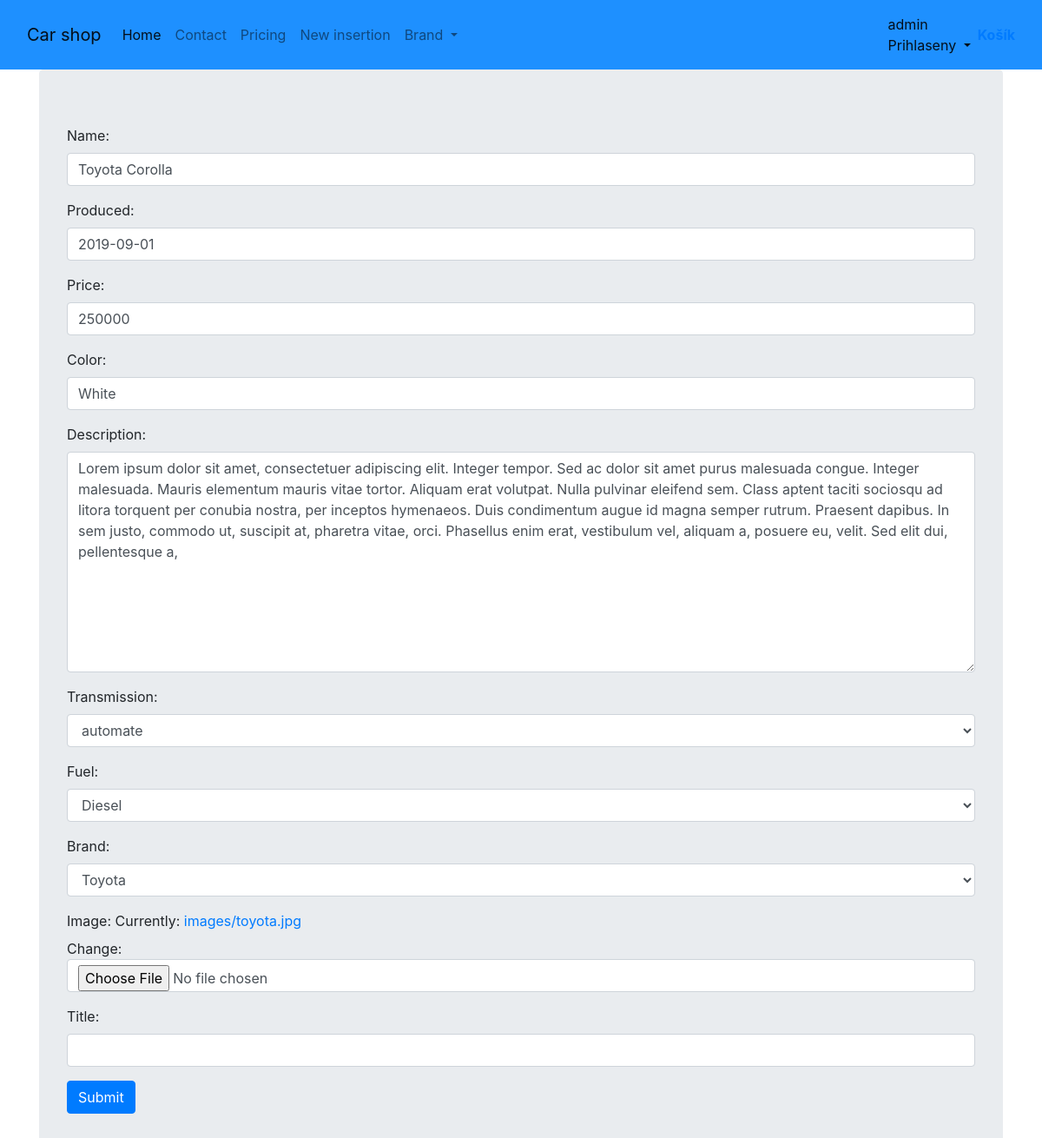
The app's page /update/2 (signed in) with its own data.
### viewer/models.py (models this page shows, shortened)
class Product(Model):
    name = CharField(max_length=128)
    produced = DateField()
    price = IntegerField()
    color = CharField(max_length=55)
    description = TextField()
    transmission = ForeignKey(Transmission, on_delete=DO_NOTHING)
    fuel = ForeignKey(Fuel, on_delete=DO_NOTHING)
    brand = ForeignKey(Brand, on_delete=DO_NOTHING)
    image = ImageField(upload_to='images/')

class Transmission(Model):
    name = CharField(max_length=55)
    def __str__(self):
        return f'{self.name}'

class Fuel(Model):
    name = CharField(max_length=55)
    def __str__(self):
        return f'{self.name}'

class Brand(Model):
    name = CharField(max_length=55)
    def __str__(self):
        return f'{self.name}'

### viewer/views.py (the view)
# urls.py: path('update/<int:pk>', ProductUpdateView.as_view(), name='update'),
class ProductUpdateView(PermissionRequiredMixin,LoginRequiredMixin, UpdateView):
    template_name = 'form.html'
    model = Product
    form_class = ProductModelForm
    success_url = reverse_lazy('index')
    permission_required = 'viewer.update_product'

### viewer/form.py
class ProductModelForm(ModelForm):
    class Meta:
        model = Product
        fields = '__all__'
    title = CharField(max_length=128)
    produced = DateField()
    price = IntegerField()
    color = CharField(max_length=55)
    description = CharField(widget=Textarea)
    transmission = ModelChoiceField(queryset=Transmission.objects)
    fuel = ModelChoiceField(queryset=Fuel.objects)
    brand = ModelChoiceField(queryset=Brand.objects)
    image = ImageField()
    def __init__(self, *args, **kwargs):
        super().__init__(*args, **kwargs)
        for visible in self.visible_fields():
            visible.field.widget.attrs['class'] = 'form-control'

### templates/form.html (shortened to what this page needs)
{% extends "base.html" %}
{% block content %}
    <form method="POST" enctype="multipart/form-data">
        <table class="">{{ form.as_p }}</table>
        <input type="submit" value="Submit" class="btn btn-primary">
    </form>
{% endblock %}

### templates/base.html (shortened to what this page needs)
{% load static  %}
<html {% if LANGUAGE_CODE %}lang="{{ LANGUAGE_CODE }}"{% endif %}>
<head>
    <link rel="stylesheet" href="https://stackpath.bootstrapcdn.com/bootstrap/4.2.1/css/bootstrap.min.css">
</head>
<body>
    <nav class="navbar navbar-expand-lg navbar-light" style="background-color: dodgerblue;">
      <div class="container-fluid">
        <a class="navbar-brand" href="{% url 'index' %}">Car shop</a>
        <div class="collapse navbar-collapse" id="navbarNavDropdown">
          <ul class="navbar-nav">
            <li class="nav-item">
              <a class="nav-link active" aria-current="page" href="{% url 'index' %}">Home</a>
            </li>
            <li class="nav-item">
              <a class="nav-link" href="#">Contact</a>
            </li>
            <li class="nav-item">
              <a class="nav-link" href="#">Pricing</a>
            </li>
            <li class="nav-item">
                <a class="nav-link" href="{% url 'create' %}">New insertion </a>
            </li>
            <li class="nav-item dropdown">
              <a class="nav-link dropdown-toggle" href="#" id="navbarDropdownMenuLink" role="button" data-bs-toggle="dropdown" aria-expanded="false">
                Brand
              </a>
            </li>
          </ul>
        </div>
          <div class="navbar-nav ml-auto">
                <div class="nav-item dropdown">
                    {% if user.is_authenticated %}
                        <a class="nav-link active dropdown-toggle" href="#" data-toggle="dropdown">
                            {% if user.first_name %}{{ user.first_name}} <br> Prihlaseny
                            {% else %}{{ user.username}} <br> Prihlaseny
                            {% endif %}
                        </a>
                    {% else %}
                        <a class="nav-link active dropdown-toggle" href="#" data-toggle="dropdown">Neprihlaseny</a>
                    <div class="dropdown-menu dropdown-menu-right">
                        <a class="dropdown-item text-right" href="{% url 'login' %}">Login</a>
                        <a class="dropdown-item text-right" href="{% url 'sign_up' %}">Sign Up</a>
                    </div>
                    {% endif %}
                </div>
            </div>
         <div><b span style="color: black;"><a href="{% url 'cart_detail' %}" class="button"> Košík </b></a>
            </div>
      </div>
    </nav>
<div class="container">
    <div class="jumbotron">
        {% block content %}{% endblock %}
    </div>
</div>
</body>
</html>

### records on screen
Product: name "Toyota Corolla", produced "2019-09-01", price "250000", color "White", description "Lorem ipsum dolor sit amet, consectetuer adipiscing elit. Integer tempor. Sed ac dolor sit amet purus malesuada congue. Integer malesuada. Mauris elementum mauris vitae tortor. Aliquam erat volutpat. Nulla pulvinar eleifend sem. Class aptent taciti sociosqu ad litora torquent per conubia nostra, per inceptos hymenaeos. Duis condimentum augue id magna semper rutrum. Praesent dapibus. In sem justo, commodo ut, suscipit at, pharetra vitae, orci. Phasellus enim erat, vestibulum vel, aliquam a, posuere eu, velit. Sed elit dui, pellentesque a,", transmission "automate", fuel "Diesel", brand "Toyota"

### other values on screen
{{ user.username }} "admin"
